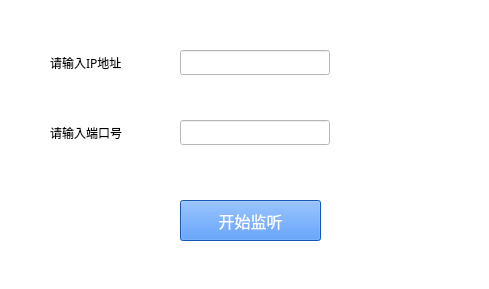
<?xml version="1.0" encoding="UTF-8"?>
<ui version="4.0">
 <class>TcpServer</class>
 <widget class="QWidget" name="TcpServer">
  <property name="geometry">
   <rect>
    <x>0</x>
    <y>0</y>
    <width>489</width>
    <height>289</height>
   </rect>
  </property>
  <property name="windowTitle">
   <string>TcpServer</string>
  </property>
  <property name="styleSheet">
   <string notr="true">background-color: rgb(255, 255, 255);</string>
  </property>
  <widget class="QLineEdit" name="ip_edit">
   <property name="geometry">
    <rect>
     <x>180</x>
     <y>50</y>
     <width>150</width>
     <height>25</height>
    </rect>
   </property>
   <property name="font">
    <font>
     <family>微软雅黑</family>
    </font>
   </property>
  </widget>
  <widget class="QLineEdit" name="port_edit">
   <property name="geometry">
    <rect>
     <x>180</x>
     <y>120</y>
     <width>150</width>
     <height>25</height>
    </rect>
   </property>
   <property name="font">
    <font>
     <family>微软雅黑</family>
    </font>
   </property>
  </widget>
  <widget class="QPushButton" name="pushButton">
   <property name="geometry">
    <rect>
     <x>180</x>
     <y>200</y>
     <width>141</width>
     <height>41</height>
    </rect>
   </property>
   <property name="font">
    <font>
     <family>微软雅黑</family>
     <pointsize>12</pointsize>
    </font>
   </property>
   <property name="styleSheet">
    <string notr="true">background-color: rgb(29, 123, 255);
color: rgb(255, 255, 255);</string>
   </property>
   <property name="text">
    <string>开始监听</string>
   </property>
  </widget>
  <widget class="QLabel" name="label">
   <property name="geometry">
    <rect>
     <x>50</x>
     <y>50</y>
     <width>100</width>
     <height>25</height>
    </rect>
   </property>
   <property name="font">
    <font>
     <family>微软雅黑</family>
    </font>
   </property>
   <property name="text">
    <string>请输入IP地址</string>
   </property>
  </widget>
  <widget class="QLabel" name="label_2">
   <property name="geometry">
    <rect>
     <x>50</x>
     <y>120</y>
     <width>100</width>
     <height>25</height>
    </rect>
   </property>
   <property name="font">
    <font>
     <family>微软雅黑</family>
    </font>
   </property>
   <property name="text">
    <string>请输入端口号</string>
   </property>
  </widget>
 </widget>
 <resources/>
 <connections/>
</ui>
